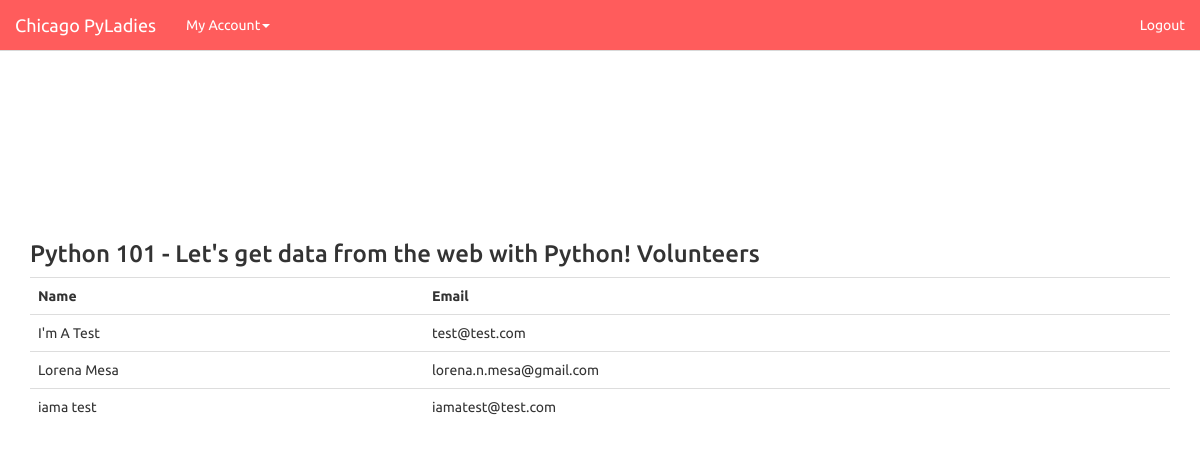
The page /220270246/volunteers (signed in) on the database its author committed.
### app/models.py (models this page shows, shortened)
class Event(db.Model):
    __tablename__ = 'events'
    meetup_id = db.Column(db.Integer, primary_key=True, unique=True)
    name = db.Column(db.String(120))
    event_url = db.Column(db.String(80))
    start_time = db.Column(db.Integer)
    duration = db.Column(db.Integer)
    attendee_count = db.Column(db.Integer)
    def get_volunteers(self):
        sql = "SELECT * FROM volunteer_schedule WHERE meetup_id = {0}".format(self.meetup_id)
        volunteers = db.session.query(volunteer_schedule).from_statement(text(sql)).all()
        user_ids = [user_id for (user_id, meetup_id) in volunteers]
        return User.query.filter(User.id.in_(user_ids)).all()

class User(db.Model):
    __tablename__ = 'users'
    id = db.Column(db.Integer, primary_key=True)
    first_name = db.Column(db.String(80))
    last_name = db.Column(db.String(80))
    email = db.Column(db.String(120), unique=True)
    password = db.Column(db.String(15))
    events = db.relationship('Event', secondary=volunteer_schedule,
                             backref=db.backref('events'))

### app/views.py (the view)
@app.route('/<int:meetup_id>/volunteers')
def event_volunteers(meetup_id):
    if session.get('email') not in app.config['ADMINS']:
        return redirect(url_for('index'))
    event = Event.query.get(meetup_id)
    users = event.get_volunteers()
    return render_template("event_volunteer_list.html", event=event, users=users)

### app/__init__.py (called while the page is built)
@app.context_processor
def date_processor():
    def get_human_readable_date(time):
        '''
        :param time: is an epoch time string length 10
        '''
        naive = datetime.datetime.utcfromtimestamp(time)
        tz = pytz.timezone("America/Chicago")
        tzoffset = tz.utcoffset(naive)
        localized = tzoffset + naive
        return localized.strftime('%Y-%m-%d %I:%M')
    return dict(get_human_readable_date=get_human_readable_date)

@app.context_processor
def time_processor():
    def get_num_of_hours(time_in_milliseconds):
        '''
        :param time_in_milliseconds: as it sounds :-)
        :return: num_of_hours (3600000 ms per hour)
        '''
        return time_in_milliseconds / 3600000
    return dict(get_num_of_hours=get_num_of_hours)

@app.context_processor
def admin_processor():
    def is_user_admin(email):
        print email in app.config['ADMINS']
        return email in app.config['ADMINS']
    return dict(is_user_admin=is_user_admin)

### app/templates/event_volunteer_list.html (shortened to what this page needs)
<!DOCTYPE html
PUBLIC "-//W3C//DTD XHTML 1.0 Transitional//EN"
"http://www.w3.org/TR/xhtml1/DTD/xhtml1-transitional.dtd">
<html>
<head>
    <link rel="stylesheet" href ="{{ url_for('static', filename='bootstrap.css') }}" media="screen">
    <link rel="stylesheet" href = "{{ url_for('static', filename='bootswatch.css') }}">
</head>
<body>
    {% include 'navbar.html' %}
    <div class="container">
        <h3 class="schedule">{{event.name}} Volunteers</h3>
        {% if users %}
        <table class="table">
            <tr>
                <th>Name</th>
                <th>Email</th>
            </tr>
            {% for user in users %}
            <tr>
                <td>{{user.first_name}} {{user.last_name}}</td>
                <td>{{user.email}}</td>
            </tr>
            {% endfor %}
        </table>
        {% else %}
        <h3>No volunteers have registered yet.</h3>
        {% endif %}
    </div>
</body>
</html>

### app/static/bootswatch.css (style rules this page uses)
body { padding-top: 50px }
.schedule { padding-top: 15%; }

### rows shown on the page
Event: name "Python 101 - Let's get data from the web with Python!"
User: first_name "I'm A", last_name "Test", email "test@test.com"
User: first_name "Lorena", last_name "Mesa", email "lorena.n.mesa@gmail.com"
User: first_name "iama", last_name "test", email "iamatest@test.com"
